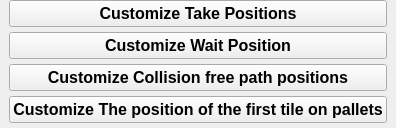
                               <widget class="QWidget" name="menuPositionsTypePage">
                                <layout class="QVBoxLayout" name="verticalLayout_18">
                                 <property name="spacing">
                                  <number>5</number>
                                 </property>
                                 <property name="leftMargin">
                                  <number>9</number>
                                 </property>
                                 <property name="topMargin">
                                  <number>0</number>
                                 </property>
                                 <property name="rightMargin">
                                  <number>9</number>
                                 </property>
                                 <property name="bottomMargin">
                                  <number>5</number>
                                 </property>
                                 <item>
                                  <widget class="QPushButton" name="customizeTakePosBtn">
                                   <property name="sizePolicy">
                                    <sizepolicy hsizetype="Minimum" vsizetype="Preferred">
                                     <horstretch>0</horstretch>
                                     <verstretch>0</verstretch>
                                    </sizepolicy>
                                   </property>
                                   <property name="font">
                                    <font>
                                     <pointsize>12</pointsize>
                                     <weight>75</weight>
                                     <bold>true</bold>
                                    </font>
                                   </property>
                                   <property name="cursor">
                                    <cursorShape>PointingHandCursor</cursorShape>
                                   </property>
                                   <property name="text">
                                    <string>Customize Take Positions</string>
                                   </property>
                                  </widget>
                                 </item>
                                 <item>
                                  <widget class="QPushButton" name="customizeWaitPosBtn">
                                   <property name="sizePolicy">
                                    <sizepolicy hsizetype="Minimum" vsizetype="Preferred">
                                     <horstretch>0</horstretch>
                                     <verstretch>0</verstretch>
                                    </sizepolicy>
                                   </property>
                                   <property name="font">
                                    <font>
                                     <pointsize>12</pointsize>
                                     <weight>75</weight>
                                     <bold>true</bold>
                                    </font>
                                   </property>
                                   <property name="cursor">
                                    <cursorShape>PointingHandCursor</cursorShape>
                                   </property>
                                   <property name="text">
                                    <string>Customize Wait Position</string>
                                   </property>
                                  </widget>
                                 </item>
                                 <item>
                                  <widget class="QPushButton" name="customizeCollPathPosBtn">
                                   <property name="sizePolicy">
                                    <sizepolicy hsizetype="Minimum" vsizetype="Preferred">
                                     <horstretch>0</horstretch>
                                     <verstretch>0</verstretch>
                                    </sizepolicy>
                                   </property>
                                   <property name="font">
                                    <font>
                                     <pointsize>12</pointsize>
                                     <weight>75</weight>
                                     <bold>true</bold>
                                    </font>
                                   </property>
                                   <property name="cursor">
                                    <cursorShape>PointingHandCursor</cursorShape>
                                   </property>
                                   <property name="text">
                                    <string>Customize Collision free path positions</string>
                                   </property>
                                  </widget>
                                 </item>
                                 <item>
                                  <widget class="QPushButton" name="customizeFirstTilePosBtn">
                                   <property name="sizePolicy">
                                    <sizepolicy hsizetype="Minimum" vsizetype="Preferred">
                                     <horstretch>0</horstretch>
                                     <verstretch>0</verstretch>
                                    </sizepolicy>
                                   </property>
                                   <property name="font">
                                    <font>
                                     <pointsize>12</pointsize>
                                     <weight>75</weight>
                                     <bold>true</bold>
                                    </font>
                                   </property>
                                   <property name="cursor">
                                    <cursorShape>PointingHandCursor</cursorShape>
                                   </property>
                                   <property name="text">
                                    <string>Customize The position of the first tile on pallets</string>
                                   </property>
                                  </widget>
                                 </item>
                                </layout>
                               </widget>
